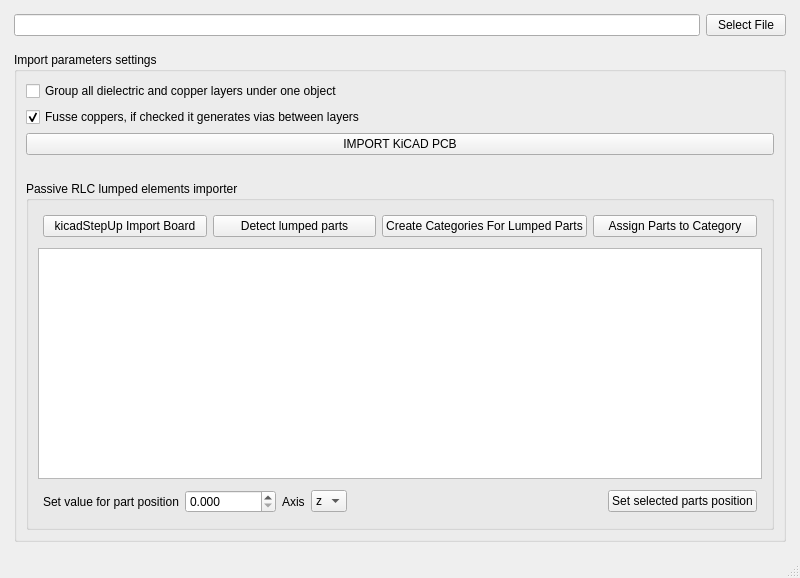
<?xml version="1.0" encoding="UTF-8"?>
<ui version="4.0">
 <class>windowKiCADImporter</class>
 <widget class="QMainWindow" name="windowKiCADImporter">
  <property name="geometry">
   <rect>
    <x>0</x>
    <y>0</y>
    <width>800</width>
    <height>578</height>
   </rect>
  </property>
  <property name="windowTitle">
   <string>KiCAD PCB Importer</string>
  </property>
  <widget class="QWidget" name="centralwidget">
   <layout class="QVBoxLayout" name="verticalLayout_2">
    <item>
     <layout class="QHBoxLayout" name="horizontalLayout">
      <property name="leftMargin">
       <number>5</number>
      </property>
      <property name="topMargin">
       <number>5</number>
      </property>
      <property name="rightMargin">
       <number>5</number>
      </property>
      <property name="bottomMargin">
       <number>5</number>
      </property>
      <item>
       <widget class="QLineEdit" name="inputFileLineEdit">
        <property name="readOnly">
         <bool>true</bool>
        </property>
       </widget>
      </item>
      <item>
       <widget class="QPushButton" name="buttonOpenFile">
        <property name="text">
         <string>Select File</string>
        </property>
       </widget>
      </item>
     </layout>
    </item>
    <item>
     <layout class="QGridLayout" name="gridLayout">
      <property name="leftMargin">
       <number>5</number>
      </property>
      <property name="topMargin">
       <number>5</number>
      </property>
      <property name="rightMargin">
       <number>5</number>
      </property>
      <property name="bottomMargin">
       <number>5</number>
      </property>
      <item row="0" column="0">
       <widget class="QGroupBox" name="groupBoxImportSettings">
        <property name="sizePolicy">
         <sizepolicy hsizetype="MinimumExpanding" vsizetype="Preferred">
          <horstretch>0</horstretch>
          <verstretch>0</verstretch>
         </sizepolicy>
        </property>
        <property name="title">
         <string>Import parameters settings</string>
        </property>
        <layout class="QVBoxLayout" name="verticalLayout_5">
         <item>
          <layout class="QGridLayout" name="gridLayout_2">
           <item row="0" column="0">
            <widget class="QCheckBox" name="importSettingsCombo">
             <property name="text">
              <string>Group all dielectric and copper layers under one object</string>
             </property>
            </widget>
           </item>
           <item row="1" column="0">
            <widget class="QCheckBox" name="importSettingsFuseCoppers">
             <property name="text">
              <string>Fusse coppers, if checked it generates vias between layers</string>
             </property>
             <property name="checked">
              <bool>true</bool>
             </property>
            </widget>
           </item>
          </layout>
         </item>
         <item>
          <widget class="QPushButton" name="buttonImportPcb">
           <property name="text">
            <string>IMPORT KiCAD PCB</string>
           </property>
          </widget>
         </item>
         <item>
          <spacer name="verticalSpacer">
           <property name="orientation">
            <enum>Qt::Orientation::Vertical</enum>
           </property>
           <property name="sizeType">
            <enum>QSizePolicy::Policy::Preferred</enum>
           </property>
           <property name="sizeHint" stdset="0">
            <size>
             <width>20</width>
             <height>20</height>
            </size>
           </property>
          </spacer>
         </item>
         <item>
          <widget class="QGroupBox" name="groupBox">
           <property name="title">
            <string>Passive RLC lumped elements importer</string>
           </property>
           <layout class="QVBoxLayout" name="verticalLayout">
            <item>
             <layout class="QHBoxLayout" name="horizontalLayout_2">
              <property name="leftMargin">
               <number>5</number>
              </property>
              <property name="topMargin">
               <number>5</number>
              </property>
              <property name="rightMargin">
               <number>5</number>
              </property>
              <property name="bottomMargin">
               <number>5</number>
              </property>
              <item>
               <widget class="QPushButton" name="buttonImportPartModels">
                <property name="text">
                 <string>kicadStepUp Import Board</string>
                </property>
               </widget>
              </item>
              <item>
               <widget class="QPushButton" name="buttonDetectLumpedParts">
                <property name="text">
                 <string>Detect lumped parts</string>
                </property>
               </widget>
              </item>
              <item>
               <widget class="QPushButton" name="buttonCreateLumpedElementsCategories">
                <property name="text">
                 <string>Create Categories For Lumped Parts</string>
                </property>
               </widget>
              </item>
              <item>
               <widget class="QPushButton" name="buttonAssignLumpedElementsCategories">
                <property name="text">
                 <string>Assign Parts to Category</string>
                </property>
               </widget>
              </item>
             </layout>
            </item>
            <item>
             <widget class="QTableView" name="table"/>
            </item>
            <item>
             <layout class="QHBoxLayout" name="horizontalLayout_3">
              <property name="leftMargin">
               <number>5</number>
              </property>
              <property name="topMargin">
               <number>5</number>
              </property>
              <property name="rightMargin">
               <number>5</number>
              </property>
              <property name="bottomMargin">
               <number>5</number>
              </property>
              <item>
               <widget class="QLabel" name="label">
                <property name="text">
                 <string>Set value for part position</string>
                </property>
               </widget>
              </item>
              <item>
               <widget class="QDoubleSpinBox" name="partPosition">
                <property name="decimals">
                 <number>3</number>
                </property>
                <property name="maximum">
                 <double>1000000000.000000000000000</double>
                </property>
                <property name="singleStep">
                 <double>0.100000000000000</double>
                </property>
               </widget>
              </item>
              <item>
               <widget class="QLabel" name="label_2">
                <property name="text">
                 <string>Axis</string>
                </property>
               </widget>
              </item>
              <item>
               <widget class="QComboBox" name="partPositionAxis">
                <property name="currentIndex">
                 <number>2</number>
                </property>
                <item>
                 <property name="text">
                  <string>x</string>
                 </property>
                </item>
                <item>
                 <property name="text">
                  <string>y</string>
                 </property>
                </item>
                <item>
                 <property name="text">
                  <string>z</string>
                 </property>
                </item>
               </widget>
              </item>
              <item>
               <spacer name="horizontalSpacer">
                <property name="orientation">
                 <enum>Qt::Orientation::Horizontal</enum>
                </property>
                <property name="sizeHint" stdset="0">
                 <size>
                  <width>40</width>
                  <height>20</height>
                 </size>
                </property>
               </spacer>
              </item>
              <item>
               <widget class="QPushButton" name="partPositionSetButton">
                <property name="text">
                 <string>Set selected parts position</string>
                </property>
               </widget>
              </item>
             </layout>
            </item>
           </layout>
          </widget>
         </item>
        </layout>
       </widget>
      </item>
     </layout>
    </item>
   </layout>
  </widget>
  <widget class="QStatusBar" name="statusBar"/>
 </widget>
 <resources/>
 <connections/>
</ui>
